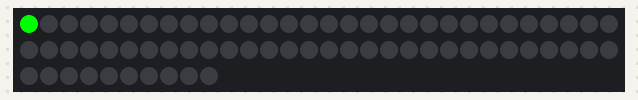
Recording of a sketch running on a simulated Arduino Uno, built with avr-gcc and run on an emulated ATmega328P. On the bench: 70 RGB LEDs in strip order, left to right, continuing on the next row. Colours are those a GRB WS2812 strip shows for the declared byte order.

Above: at 0.05 s.
At 3.67 s:
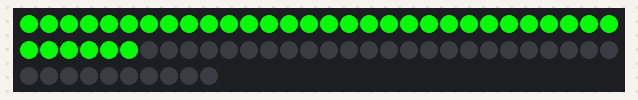
At 5.42 s:
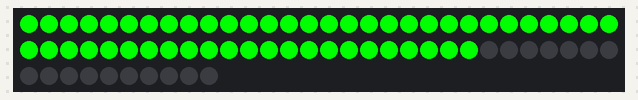
At 7.23 s:
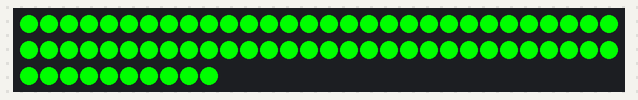
At 13.17 s:
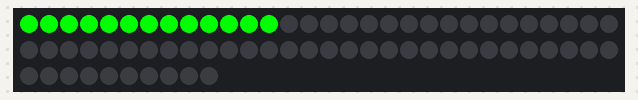

Measured:
- by itself, everything shown: repeats every 14.5 s, in 138 steps

The sketch:

running_led_lights.ino
```cpp
#include <FastLED.h>

#define DATA_PIN  15
#define NUM_LEDS  70
#define led_type  WS2812


int brightness = 64;
long long prev_number;
CRGB leds[NUM_LEDS];

void setup() {
  // put your setup code here, to run once:
FastLED.addLeds<WS2812, DATA_PIN, RGB>(leds, NUM_LEDS);  // GRB ordering is typical

}

void loop() {
  // put your main code here, to run repeatedly:
 for(int i=0; i<NUM_LEDS; i++){
     leds[i] = CRGB::Red;
     FastLED.show();
     delay(100);

  }
   for(int i=NUM_LEDS-1; i>=0; i--){
     ///leds[i] = CRGB::Red;

     delay(100);
     leds[i] = CRGB::Black;
      FastLED.show();
  }
}
```
